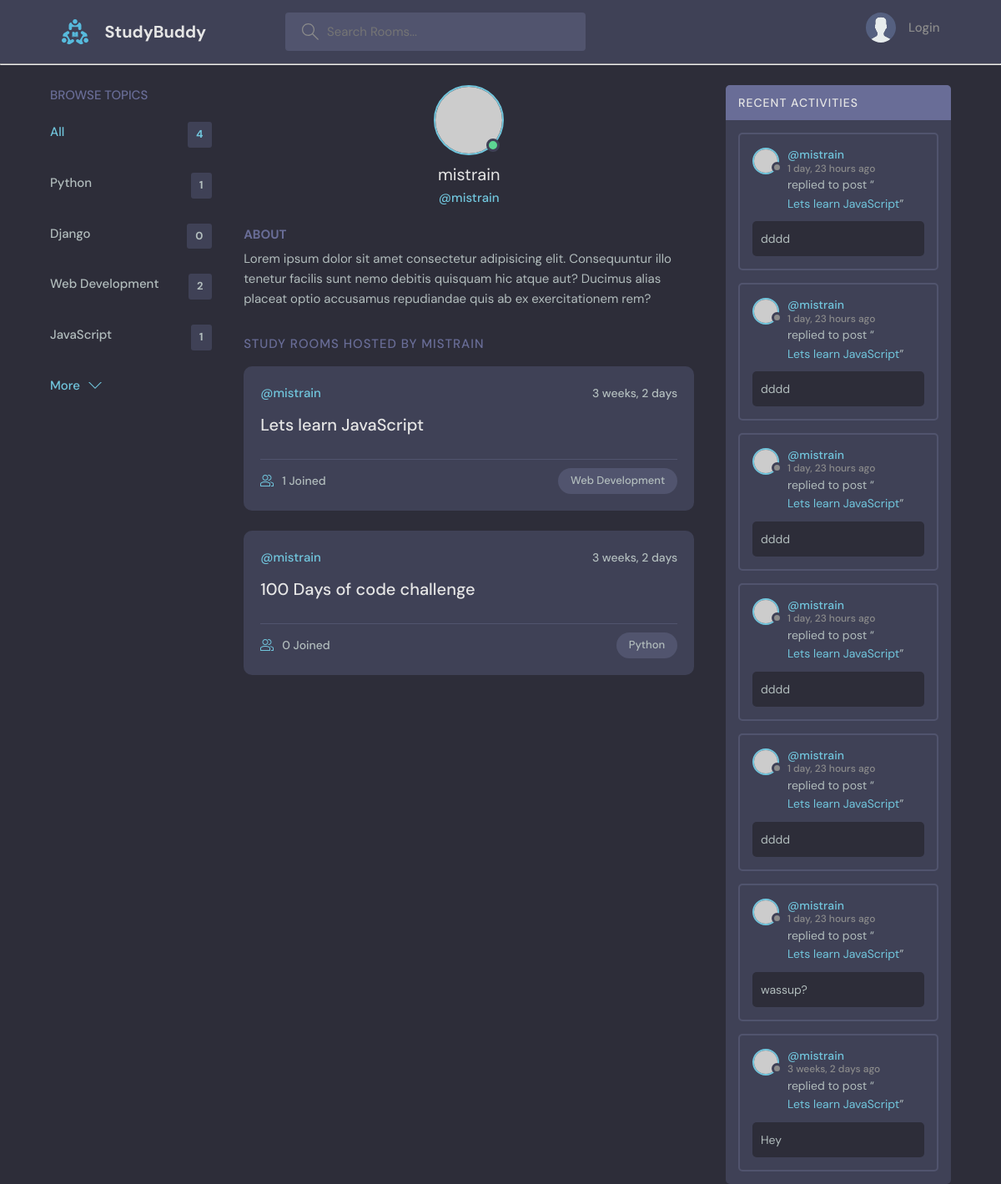
The app's page /profile/1/, older data.
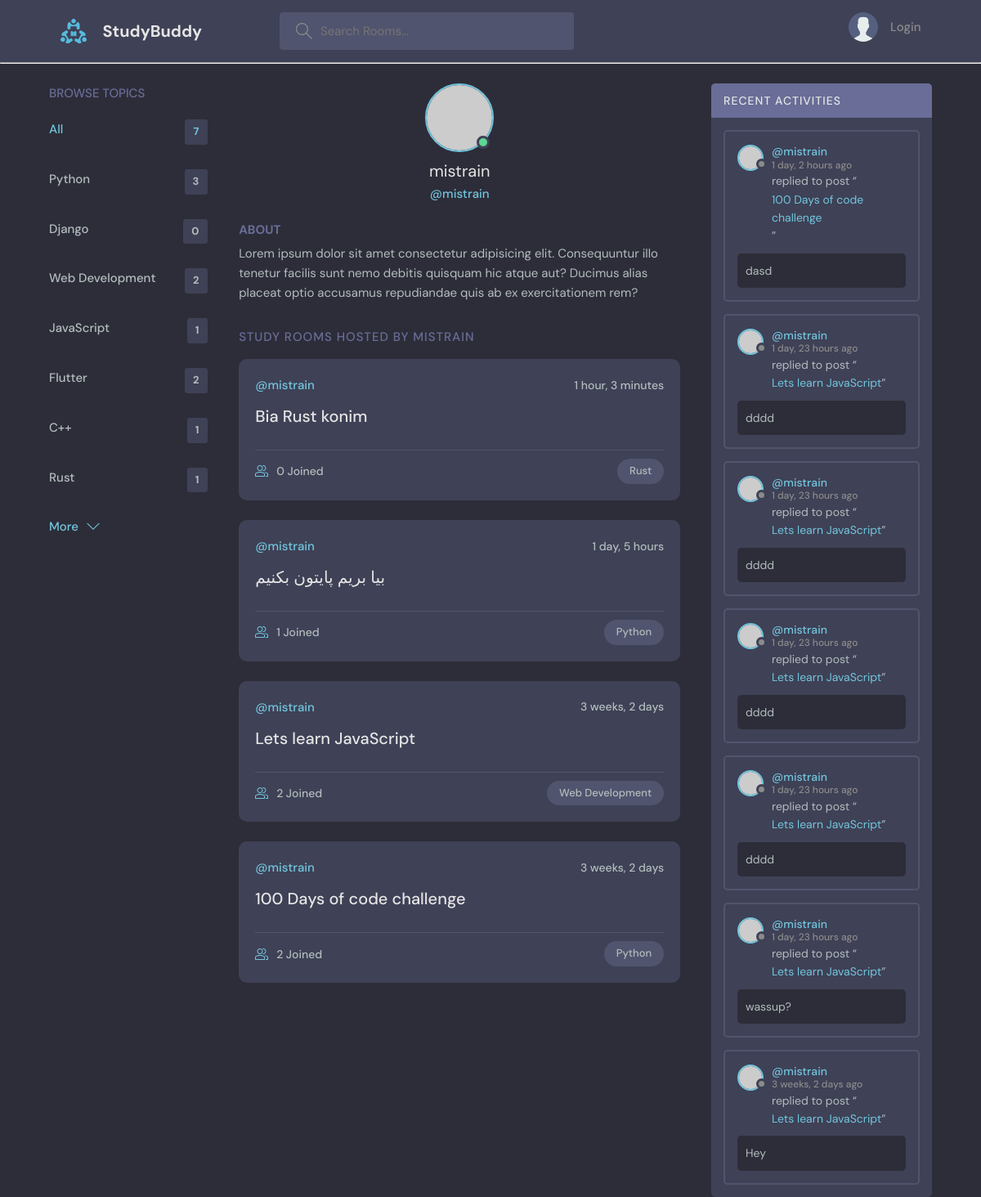
The same page, newer data.
### base/models.py (models this page shows, shortened)
class Topic(models.Model):
    name = models.CharField(max_length=200)

class Room(models.Model):
    host = models.ForeignKey(User, on_delete=models.SET_NULL, null=True)
    topic = models.ForeignKey(Topic, on_delete=models.SET_NULL, null=True)
    name = models.CharField(max_length=200)
    description = models.TextField(null=True)
    participants = models.ManyToManyField(User, related_name='participants', blank=True)
    updated = models.DateTimeField(auto_now=True)
    created = models.DateTimeField(auto_now_add=True)
    class Meta:
        ordering = ['-updated', '-created']
    def __str__(self):
        return self.name

class Message(models.Model):
    user = models.ForeignKey(User, on_delete=models.CASCADE)
    room = models.ForeignKey(Room, on_delete=models.CASCADE)
    body = models.TextField()
    updated = models.DateTimeField(auto_now=True)
    created = models.DateTimeField(auto_now_add=True)
    class Meta:
        ordering = ['-updated', '-created']

### base/views.py (the view)
# urls.py: path('profile/<str:pk>/', views.userProfile, name="user-profile"),
def userProfile(request, pk):
    user = User.objects.get(id=pk)
    rooms = user.room_set.all()
    room_count = rooms.count()
    room_messages = user.message_set.all()
    topics = Topic.objects.all()
    context = {'user': user, 'rooms': rooms, 'room_messages': room_messages,
               'topics': topics, 'room_count': room_count}
    return render(request, 'base/profile.html', context)

### base/templates/base/profile.html (shortened to what this page needs)
{% extends 'main.html' %}
{% block content %}
<main class="profile-page layout layout--3">
  <div class="container">
    {% include "base/topics_component.html" %}
    <div class="roomList">
      <div class="profile">
        <div class="profile__avatar">
          <div class="avatar avatar--large active">
            <img src="https://randomuser.me/api/portraits/men/11.jpg" />
          </div>
        </div>
        <div class="profile__info">
          <h3>{{user.username}}</h3>
          <p>@{{ user.username }}</p>
        </div>
        <div class="profile__about">
          <h3>About</h3>
          <p>
            Lorem ipsum dolor sit amet consectetur adipisicing elit. Consequuntur illo tenetur
            facilis sunt nemo debitis quisquam hic atque aut? Ducimus alias placeat optio
            accusamus repudiandae quis ab ex exercitationem rem?
          </p>
        </div>
      </div>
      <div class="roomList__header">
        <div>
          <h2>Study Rooms Hosted by {{user.username}}</a>
          </h2>
        </div>
      </div>
      {% include "base/feed_component.html" %}
    </div>
    {% include "base/activity_component.html" %}
  </div>
</main>
{% endblock content %}

### templates/main.html (shortened to what this page needs)
<!DOCTYPE html>
{% load static %}
<html lang="en">
  <head>
    <link rel="stylesheet" href="{% static 'styles/style.css' %}" />
  </head>
    {% include 'navbar.html' %}
    {% block content %}
    {% endblock content %}
</html>

### templates/navbar.html (shortened to what this page needs)
{% load static %}
<header class="header header--loggedIn">
  <div class="container">
    <a href="{% url 'home' %}" class="header__logo">
      <img src="{% static 'images/logo.svg' %}" />
      <h1>StudyBuddy</h1>
    </a>
    <form class="header__search" method="GET" action="{% url 'home' %}">
      <label>
        <input type="text" name="q" placeholder="Search Rooms..." />
      </label>
    </form>
    <nav class="header__menu">
      {% if request.user.is_authenticated %}
      <div class="header__user">
        <a href="{% url 'update-user' %}">
          <div class="avatar avatar--medium active">
            <img src="https://randomuser.me/api/portraits/men/37.jpg" />
          </div>
          <p>{{request.user.username}} <span>@{{request.user.username}}</span></p>
        </a>
        <button class="dropdown-button">
          <svg version="1.1" xmlns="http://www.w3.org/2000/svg" width="32" height="32" viewBox="0 0 32 32">
            <title>chevron-down</title>
            <path d="M16 21l-13-13h-3l16 16 16-16h-3l-13 13z"></path>
          </svg>
        </button>
      </div>
      {% else %}
      <a href="{% url 'login' %}">
        <img src="{% static 'images/avatar.svg' %}" />
        <p>Login</p>
      </a>
      {% endif %}
    </nav>
  </div>
</header>
<hr />

### base/templates/base/topics_component.html
<div class="topics">
  <div class="topics__header">
    <h2>Browse Topics</h2>
  </div>
  <ul class="topics__list">
    <li>
      <a href="{% url 'home' %}" class="active">All <span>{{topics.count}}</span></a>
    </li>
    {% for topic in topics %}
    <li>
      <a href="{% url 'home' %}?q={{topic.name}}">{{topic.name}}<span>{{topic.room_set.all.count}}</span></a>
    </li>
    {% endfor %}
  </ul>
  <a class="btn btn--link" href="{% url 'topics' %}">
    More
    <svg version="1.1" xmlns="http://www.w3.org/2000/svg" width="32" height="32" viewBox="0 0 32 32">
      <title>chevron-down</title>
      <path d="M16 21l-13-13h-3l16 16 16-16h-3l-13 13z"></path>
    </svg>
  </a>
</div>

### base/templates/base/feed_component.html (shortened to what this page needs)
{% for room in rooms %}
<div class="roomListRoom">
    <div class="roomListRoom__header">
      <a href="{% url 'user-profile' room.host.id %}" class="roomListRoom__author">
        <span>@{{room.host.username}}</span>
      </a>
      <div class="roomListRoom__actions">
        <span>{{room.created|timesince}}</span>
      </div>
    </div>
    <div class="roomListRoom__content">
      <a href="{% url 'room' room.id %}">{{room.name}}</a>
    </div>
    <div class="roomListRoom__meta">
      <a href="{% url 'room' room.id %}" class="roomListRoom__joined">
        {{room.participants.all.count}} Joined
      </a>
      <p class="roomListRoom__topic">{{room.topic.name}}</p>
    </div>
  </div>
{% endfor %}

### base/templates/base/activity_component.html (shortened to what this page needs)
<div class="activities">
  <div class="activities__header">
    <h2>Recent Activities</h2>
  </div>
  {% for message in room_messages %}
  <div class="activities__box">
    <div class="activities__boxHeader roomListRoom__header">
      <a href="{% url 'user-profile' message.user.id %}" class="roomListRoom__author">
        <div class="avatar avatar--small">
          <img src="https://randomuser.me/api/portraits/women/11.jpg" />
        </div>
        <p>
          @{{message.user}}
          <span>{{message.created|timesince}} ago</span>
        </p>
      </a>
    </div>
    <div class="activities__boxContent">
      <p>replied to post “<a href="{% url 'room' message.room.id %}">{{ message.room }}</a>”</p>
      <div class="activities__boxRoomContent">{{message.body}}</div>
    </div>
  </div>
  {% endfor %}
</div>

Row changes from the older to the newer data that the page shows:
removed Message: user "mistrain", created "1 day, 23 hours", room "Lets learn JavaScript", body "dddd"
computed for Topic "Python": room_set.all.count "1" → "3"
added Topic: name "Flutter", room_set.all.count "2"
added Topic: name "C++", room_set.all.count "1"
added Topic: name "Rust", room_set.all.count "1"
added Room: host.username "mistrain", created "1 hour, 3 minutes", name "Bia Rust konim", participants.all.count "0", topic.name "Rust"
added Room: host.username "mistrain", created "1 day, 5 hours", name "بیا بریم پایتون بکنیم", participants.all.count "1", topic.name "Python"
computed for Room "Lets learn JavaScript": participants.all.count "1" → "2"
computed for Room "100 Days of code challenge": participants.all.count "0" → "2"
added Message: user "mistrain", created "1 day, 2 hours", room "100 Days of code challenge", body "dasd"
Text that changed along with them:
{{ topics.count }}: "4" → "7"
